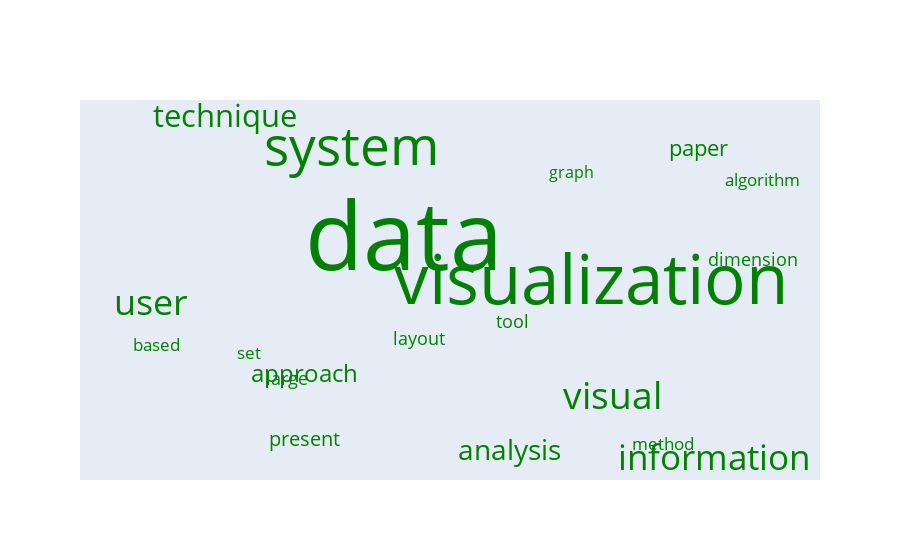

The cell this chart's notebook holds for it:
### Code cell
cluster_id = 2
value = 20
data = go.Scatter(
                             x=[random.random() for i in range(30)],
                             y=[random.random() for i in range(30)],
                             mode='text',
                             text=lda.get_top_n_word_probs_for_topic_i(cluster_id, value).Words,
                             marker={'opacity': 0.3},
                             textfont={'size': lda.get_top_n_word_probs_for_topic_i(cluster_id, value).Probabilities * 4000, 
                                   'color': lda.get_colors()[cluster_id]})
layout = go.Layout({'xaxis': {'showgrid': False, 'showticklabels': False, 'zeroline': False},
                                            'yaxis': {'showgrid': False, 'showticklabels': False, 'zeroline': False}})
figure = go.Figure(data=[data], layout=layout)
figure

### Figure 1 — Plotly figure (JSON) as saved in the notebook; plotly's stock layout.template omitted (floating-point values rounded to 4 significant figures)
{"data": [{"marker": {"opacity": 0.3}, "mode": "text", "text": ["graph", "method", "algorithm", "set", "based", "large", "tool", "layout", "dimension", "present", "paper", "approach", "analysis", "technique", "information", "user", "visual", "system", "visualization", "data"], "textfont": {"color": "green", "size": [16.5, 16.7, 17.07, 17.24, 17.33, 17.79, 17.92, 17.97, 18.26, 20.08, 22.33, 24.21, 27.92, 30.95, 34.6, 35.71, 37.32, 53.31, 68.54, 94.75]}, "type": "scatter", "x": [0.6859, 0.8168, 0.9585, 0.2271, 0.09493, 0.2809, 0.6023, 0.4686, 0.9438, 0.3059, 0.8666, 0.3062, 0.597, 0.192, 0.8887, 0.0874, 0.7444, 0.3727, 0.7135, 0.4469, 0.2723, 0.8458, 0.4905, 0.2354, 0.9872, 0.03873, 0.9643, 0.757, 0.1334, 0.7508], "y": [0.8395, 0.06395, 0.818, 0.3242, 0.3476, 0.2507, 0.4118, 0.3643, 0.591, 0.07732, 0.9074, 0.264, 0.04391, 0.9976, 0.01991, 0.4618, 0.1962, 0.9041, 0.5171, 0.6346, 0.6656, 0.491, 0.3875, 0.6629, 0.4966, 0.2844, 0.7208, 0.1506, 0.3897, 0.6209]}], "layout": {"xaxis": {"showgrid": false, "showticklabels": false, "zeroline": false}, "yaxis": {"showgrid": false, "showticklabels": false, "zeroline": false}}}
